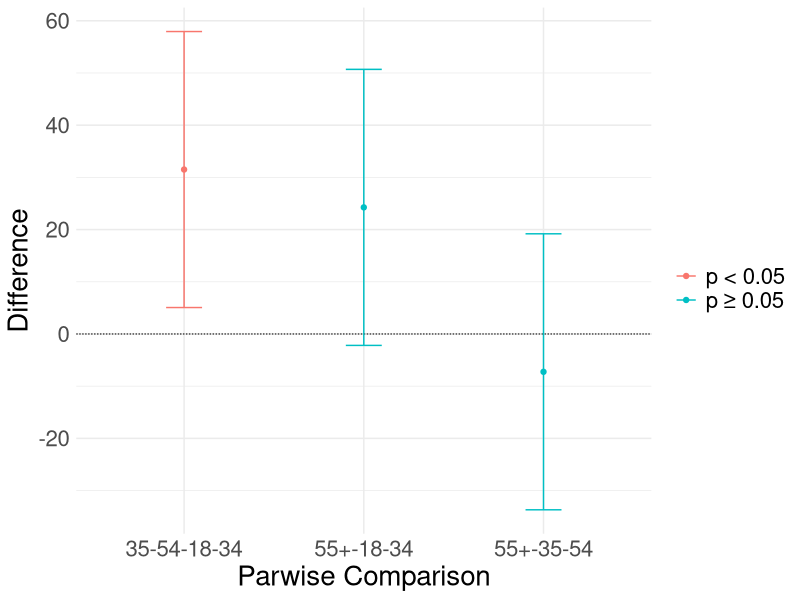
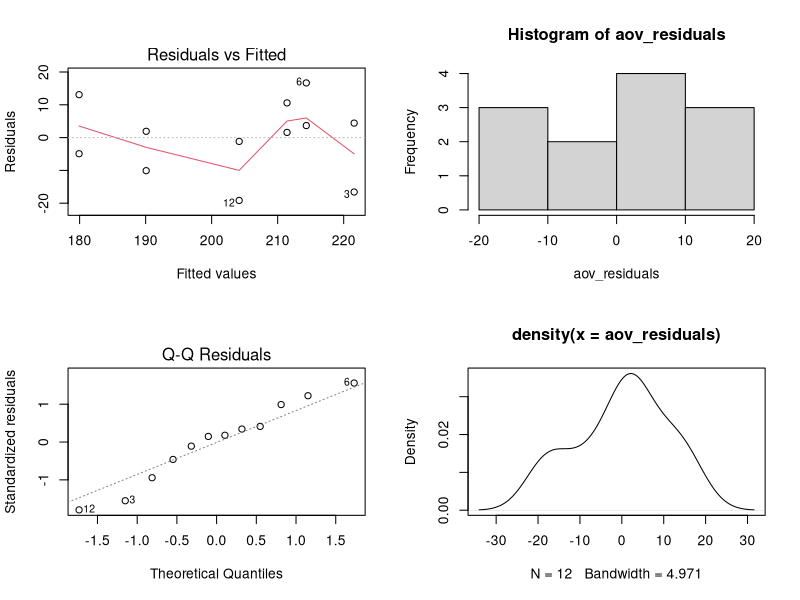
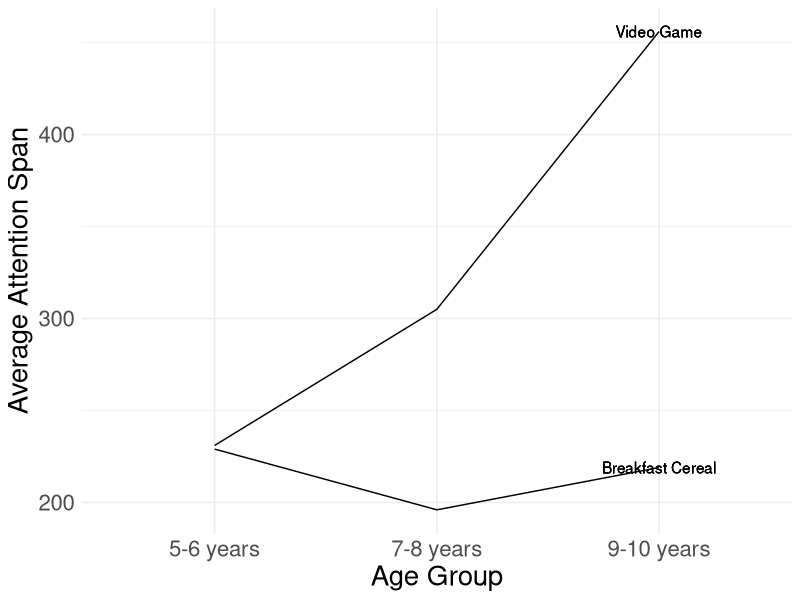
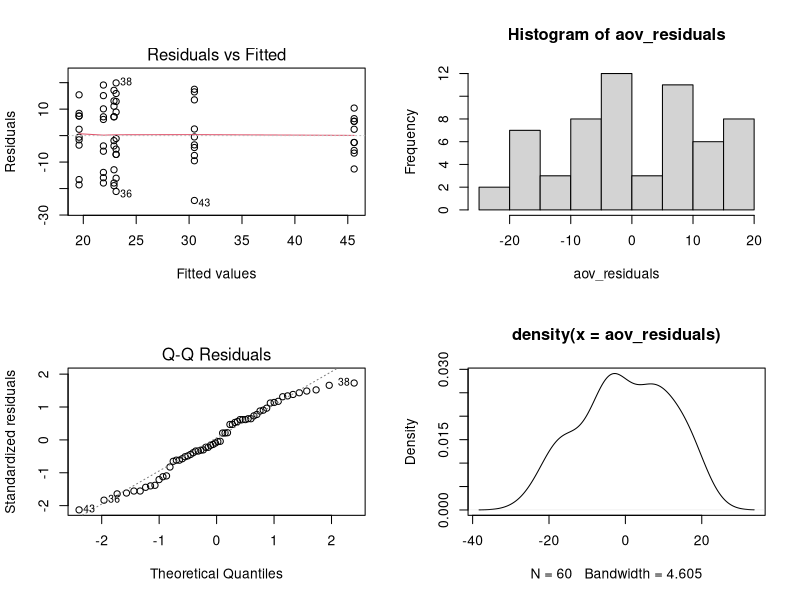

Source code (R) for these figures, in order:
library(tidyverse)

almost_sas <- function(aov.results){
  aov_residuals <- residuals(aov.results)
  par(mfrow=c(2,2))
  plot(aov.results, which=1)
  hist(aov_residuals)
  plot(aov.results, which=2)
  plot(density(aov_residuals))
}

chol <- c(180, 192, 205, 226, 218, 231,
          175, 193, 213, 222, 203, 185)

age <- c(rep("18-34", 2), rep("35-54", 2), rep("55+", 2), rep("18-34", 2), rep("35-54", 2), rep("55+", 2))

sex <- c(rep("F", 6), rep("M", 6))

data <- tibble(sex, age, chol)

# sums
data %>% group_by(sex) %>% summarize(sum = sum(chol))
data %>% group_by(age) %>% summarize(sum = sum(chol))
data %>% group_by(age, sex) %>% summarize(sum = sum(chol))
sum(chol)

# ANOVA with interaction
m1 <- lm(chol ~ age + sex + age:sex, data = data)
anova(m1)

# ANOVA without interaction
m2 <- lm(chol ~ age + sex, data = data)
anova(m2)

# group means
data %>% group_by(age) %>% summarize(mean = mean(chol)) %>% ungroup()

# Tukey's test for significant main effects
m3 <- aov(data=data, chol ~ age + sex)
tky <- as.data.frame(TukeyHSD(m3)$age)
tky$pair <- rownames(tky)

# graph results
ggplot(tky, aes(colour=cut(`p adj`, c(0, 0.05, 1), 
                           label=c("p < 0.05", "p ≥ 0.05")))) +
  geom_hline(yintercept=0, lty="11", colour="grey30") +
  geom_errorbar(aes(pair, ymin=lwr, ymax=upr), width=0.2) +
  geom_point(aes(pair, diff)) +
  xlab("Parwise Comparison") +
  ylab("Difference") +
  labs(colour="") +
  theme_minimal() +
  theme(text = element_text(size=20))

# ANOVA assumptions
almost_sas(m3)

##### PROBLEM 2 #####

attn <- c(19, 36, 40, 30,  4, 10, 30,  5, 34, 21,
          19, 35, 22, 28,  1, 27, 27, 16,  3, 18,
          37,  6, 28,  4, 32, 16,  8, 41, 29, 18,
          39, 18, 32, 22, 16,  2, 36, 43,  7, 16,
          30, 47,  6, 27, 44, 26, 33, 48, 23, 21,
          51, 52, 43, 48, 39, 33, 56, 43, 40, 51)

age <- c(rep("5-6 years", 10), rep("7-8 years", 10), rep("9-10 years", 10), rep("5-6 years", 10), rep("7-8 years", 10), rep("9-10 years", 10))

product <- c(rep("breakfast cereal", 30), rep("video game", 30))

data <- tibble(product, age, attn)

# sums
data %>% group_by(age) %>% summarize(sum = sum(attn))
data %>% group_by(product) %>% summarize(sum = sum(attn))
data %>% group_by(age, product) %>% summarize(sum = sum(attn))
sum(attn)

# ANOVA with interaction
m1 <- lm(attn ~ age + product + age:product, data = data)
anova(m1)

# profile plot
cereal <- c(229, 196, 219)
game <- c(231, 305, 456)

age_g <- c("5-6 years", "7-8 years", "9-10 years")

graph <- tibble(age_g, cereal, game)

ggplot(data=graph, aes(x=age_g)) +
  geom_line(aes(y=cereal), color="black", group=1) +
  geom_line(aes(y=game), color="black", group=1) +
  theme_minimal() +
  labs(x = "Age Group", y = "Average Attention Span") +
  geom_text(aes(x = "9-10 years" , y = 456, label = "Video Game")) +
  geom_text(aes(x = "9-10 years" , y = 219, label = "Breakfast Cereal")) + 
  theme(text = element_text(size=20))

# ANOVA assumptions
almost_sas(m1)
